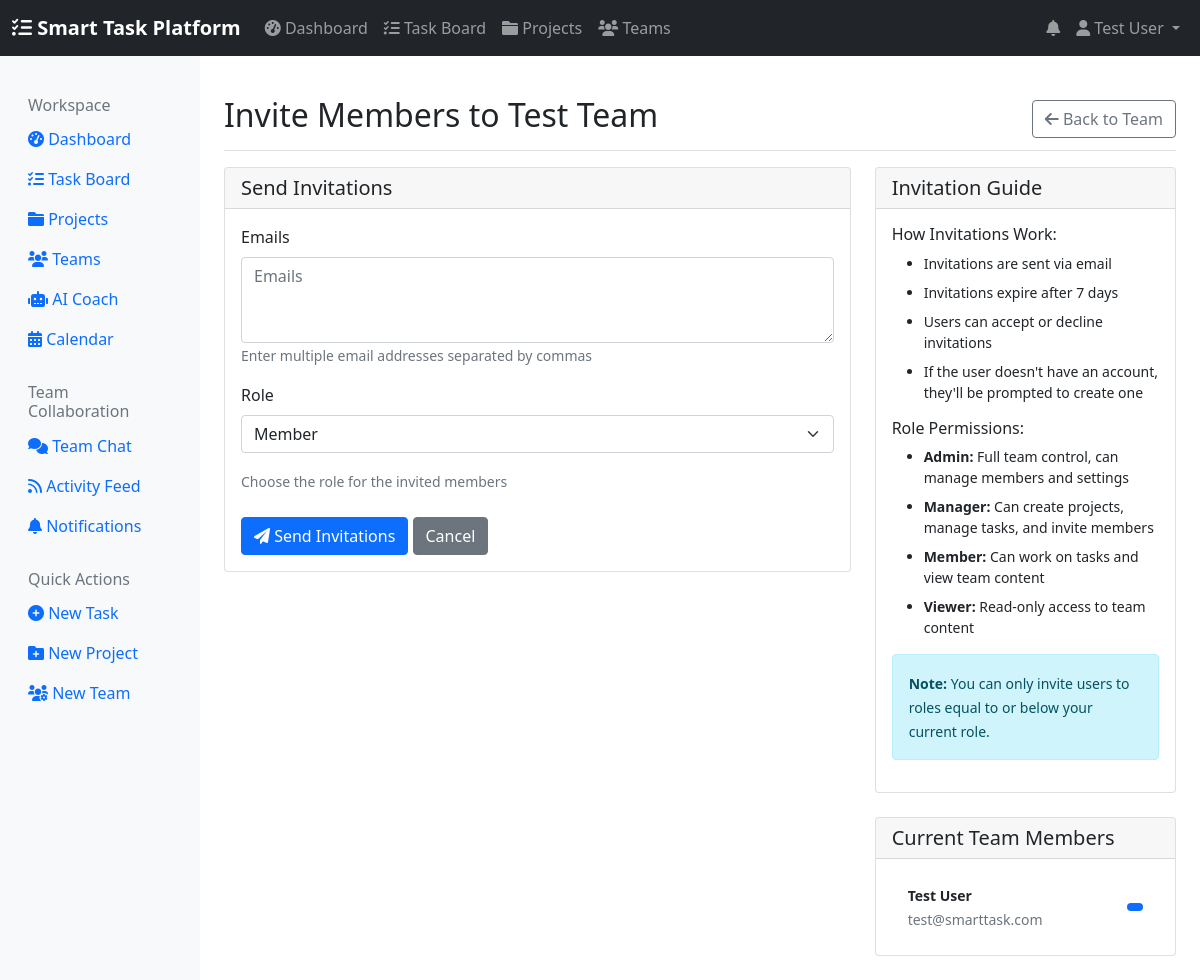
The app's page /users/teams/3/invite/ (signed in) with its own data.
### users/models.py (models this page shows, shortened)
class CustomUser(AbstractUser):
    bio = models.TextField(max_length=500, blank=True)
    phone_number = models.CharField(max_length=15, blank=True)
    job_title = models.CharField(max_length=100, blank=True)
    department = models.CharField(max_length=100, blank=True)
    timezone = TimeZoneField(default='UTC')
    country = CountryField(blank=True)
    avatar = models.ImageField(upload_to='avatars/', blank=True, null=True)
    email_notifications = models.BooleanField(default=True)
    desktop_notifications = models.BooleanField(default=True)
    daily_digest = models.BooleanField(default=True)
    workday_start = models.TimeField(default='09:00')
    workday_end = models.TimeField(default='17:00')
    working_days = models.CharField(
        max_length=13,
        default='monday,tuesday,wednesday,thursday,friday',
        help_text="Comma-separated list of working days"
    )
    ai_task_suggestions = models.BooleanField(default=True)
    ai_time_optimization = models.BooleanField(default=True)

class Team(models.Model):
    name = models.CharField(max_length=100)
    description = models.TextField(blank=True)
    created_by = models.ForeignKey(CustomUser, on_delete=models.CASCADE, related_name='created_teams')
    created_at = models.DateTimeField(auto_now_add=True)
    updated_at = models.DateTimeField(auto_now=True)
    is_public = models.BooleanField(default=False)
    allow_self_join = models.BooleanField(default=False)
    members = models.ManyToManyField(CustomUser, through='TeamMembership', related_name='teams')

### users/views.py (the view)
# urls.py: path('teams/<int:team_id>/invite/', views.team_invite, name='team_invite'),
@login_required
def team_invite(request, team_id):
    team = get_object_or_404(Team, id=team_id)
    membership = get_object_or_404(TeamMembership, team=team, user=request.user)
    if membership.role not in ['admin', 'manager']:
        messages.error(request, 'You do not have permission to invite members to this team.')
        return redirect('team_detail', team_id=team_id)
    if request.method == 'POST':
        form = InvitationForm(request.POST)
        if form.is_valid():
            emails = form.cleaned_data['emails']
            role = form.cleaned_data['role']
            invited_count = 0
            for email in emails:
                if team.members.filter(email=email).exists():
                    messages.warning(request, f'{email} is already a team member.')
                    continue
                existing_invite = Invitation.objects.filter(
                    email=email,
                    team=team,
                    status='pending'
                ).first()
                if existing_invite:
                    messages.warning(request, f'Pending invitation already exists for {email}.')
                    continue
                invitation = Invitation.objects.create(
                    email=email,
                    team=team,
                    invited_by=request.user,
                    token=str(uuid.uuid4()),
                    role=role,
                    expires_at=timezone.now() + timezone.timedelta(days=7)
                )
                send_invitation_email(invitation, request)
                invited_count += 1
            if invited_count > 0:
                messages.success(request, f'Invitations sent to {invited_count} email(s).')
            else:
                messages.warning(request, 'No invitations were sent.')
            return redirect('users:team_detail', team_id=team_id)
    else:
        form = InvitationForm()
    pending_invitations = Invitation.objects.filter(
        team=team,
        status='pending',
        expires_at__gt=timezone.now()
    )
    return render(request, 'users/team_invite.html', {
        'team': team,
        'form': form,
        'pending_invitations': pending_invitations,
    })

### users/forms.py (shortened to what this page needs)
class InvitationForm(forms.ModelForm):
    emails = forms.CharField(
        widget=forms.Textarea(attrs={'rows': 3}),
        help_text="Enter multiple email addresses separated by commas"
    )
    class Meta:
        model = Invitation
        fields = ('emails', 'role')

### templates/users/team_invite.html (shortened to what this page needs)
{% extends 'base.html' %}
{% load django_bootstrap5 %}
{% block content %}
<div class="d-flex justify-content-between flex-wrap flex-md-nowrap align-items-center pt-3 pb-2 mb-3 border-bottom">
    <h1 class="h2">Invite Members to {{ team.name }}</h1>
    <div class="btn-toolbar mb-2 mb-md-0">
        <a href="{% url 'users:team_detail' team.id %}" class="btn btn-outline-secondary">
            <i class="fas fa-arrow-left"></i> Back to Team
        </a>
    </div>
</div>
<div class="row">
    <div class="col-md-8">
        <div class="card">
            <div class="card-header">
                <h5 class="mb-0">Send Invitations</h5>
            </div>
            <div class="card-body">
                <form method="post" action="{% url 'users:team_invite' team.id %}">
                    <div class="mb-3">
                        {% bootstrap_field form.emails %}
                    </div>
                    <div class="mb-3">
                        {% bootstrap_field form.role %}
                        <small class="form-text text-muted">
                            Choose the role for the invited members
                        </small>
                    </div>
                    <div class="mt-4">
                        <button type="submit" class="btn btn-primary">
                            <i class="fas fa-paper-plane"></i> Send Invitations
                        </button>
                        <a href="{% url 'users:team_detail' team.id %}" class="btn btn-secondary">Cancel</a>
                    </div>
                </form>
            </div>
        </div>
    </div>
    <div class="col-md-4">
        <div class="card">
            <div class="card-header">
                <h5 class="mb-0">Invitation Guide</h5>
            </div>
            <div class="card-body">
                <h6>How Invitations Work:</h6>
                <ul class="small">
                    <li class="mb-2">Invitations are sent via email</li>
                    <li class="mb-2">Invitations expire after 7 days</li>
                    <li class="mb-2">Users can accept or decline invitations</li>
                    <li class="mb-2">If the user doesn't have an account, they'll be prompted to create one</li>
                </ul>
                <h6 class="mt-3">Role Permissions:</h6>
                <ul class="small">
                    <li class="mb-2">
                        <strong>Admin:</strong> Full team control, can manage members and settings
                    </li>
                    <li class="mb-2">
                        <strong>Manager:</strong> Can create projects, manage tasks, and invite members
                    </li>
                    <li class="mb-2">
                        <strong>Member:</strong> Can work on tasks and view team content
                    </li>
                    <li class="mb-2">
                        <strong>Viewer:</strong> Read-only access to team content
                    </li>
                </ul>
                <div class="alert alert-info mt-3">
                    <small>
                        <strong>Note:</strong> You can only invite users to roles equal to or below your current role.
                    </small>
                </div>
            </div>
        </div>
        <div class="card mt-4">
            <div class="card-header">
                <h5 class="mb-0">Current Team Members</h5>
            </div>
            <div class="card-body">
                <div class="list-group list-group-flush">
                    {% for member in team.members.all %}
                    <div class="list-group-item d-flex justify-content-between align-items-center py-2">
                        <div>
                            <small class="fw-bold">{{ member.get_full_name|default:member.username }}</small>
                            <br>
                            <small class="text-muted">{{ member.email }}</small>
                        </div>
                        <span class="badge bg-{% if member.team_membership.role == 'admin' %}danger{% elif member.team_membership.role == 'manager' %}warning{% else %}primary{% endif %}">
                        </span>
                    </div>
                    {% endfor %}
                </div>
            </div>
        </div>
    </div>
</div>
{% endblock %}

### templates/base.html (shortened to what this page needs)
<!DOCTYPE html>
<html lang="en">
<head>
    <link href="https://cdn.jsdelivr.net/npm/bootstrap@5.1.3/dist/css/bootstrap.min.css" rel="stylesheet">
    <link href="https://cdnjs.cloudflare.com/ajax/libs/font-awesome/6.0.0/css/all.min.css" rel="stylesheet">
</head>
<body>
    <nav class="navbar navbar-expand-lg navbar-dark bg-dark">
        <div class="container-fluid">
            <a class="navbar-brand" href="{% url 'dashboard' %}">
                <i class="fas fa-tasks"></i> Smart Task Platform
            </a>
            <div class="collapse navbar-collapse" id="navbarNav">
                <ul class="navbar-nav me-auto">
                    <li class="nav-item">
                        <a class="nav-link" href="{% url 'dashboard' %}">
                            <i class="fas fa-tachometer-alt"></i> Dashboard
                        </a>
                    </li>
                    <li class="nav-item">
                        <a class="nav-link" href="{% url 'tasks:task_board' %}">
                            <i class="fas fa-tasks"></i> Task Board
                        </a>
                    </li>
                    <li class="nav-item">
                        <a class="nav-link" href="{% url 'tasks:project_list' %}">
                            <i class="fas fa-folder"></i> Projects
                        </a>
                    </li>
                    <li class="nav-item">
                        <a class="nav-link" href="{% url 'users:team_list' %}">
                            <i class="fas fa-users"></i> Teams
                        </a>
                    </li>
                </ul>
                <ul class="navbar-nav">
                    {% if user.is_authenticated %}
                        <li class="nav-item dropdown">
                            <a class="nav-link position-relative" href="#" id="notificationDropdown" role="button" data-bs-toggle="dropdown">
                                <i class="fas fa-bell"></i>
                            </a>
                        </li>
                        <li class="nav-item dropdown">
                            <a class="nav-link dropdown-toggle" href="#" id="navbarDropdown" role="button" data-bs-toggle="dropdown">
                                <i class="fas fa-user"></i> {{ user.get_full_name|default:user.username }}
                            </a>
                        </li>
                    {% endif %}
                </ul>
            </div>
        </div>
    </nav>
    <div class="container-fluid">
        <div class="row">
            <nav class="col-md-3 col-lg-2 d-md-block sidebar collapse">
                <div class="position-sticky pt-3">
                    <h6 class="sidebar-heading d-flex justify-content-between align-items-center px-3 mt-4 mb-1 text-muted">
                        <span>Workspace</span>
                    </h6>
                    <ul class="nav flex-column">
                        <li class="nav-item">
                            <a class="nav-link {% if request.resolver_match.url_name == 'dashboard' %}active{% endif %}" href="{% url 'dashboard' %}">
                                <i class="fas fa-tachometer-alt"></i>
                                Dashboard
                            </a>
                        </li>
                        <li class="nav-item">
                            <a class="nav-link {% if request.resolver_match.url_name == 'task_board' %}active{% endif %}" href="{% url 'tasks:task_board' %}">
                                <i class="fas fa-tasks"></i>
                                Task Board
                            </a>
                        </li>
                        <li class="nav-item">
                            <a class="nav-link {% if request.resolver_match.url_name == 'project_list' %}active{% endif %}" href="{% url 'tasks:project_list' %}">
                                <i class="fas fa-folder"></i>
                                Projects
                            </a>
                        </li>
                        <li class="nav-item">
                            <a class="nav-link {% if request.resolver_match.url_name == 'team_list' %}active{% endif %}" href="{% url 'users:team_list' %}">
                                <i class="fas fa-users"></i>
                                Teams
                            </a>
                        </li>
                        <li class="nav-item">
                            <a class="nav-link {% if request.resolver_match.url_name == 'ai_suggestions' %}active{% endif %}" href="{% url 'ai_coach:ai_suggestions' %}">
                                <i class="fas fa-robot"></i>
                                AI Coach
                            </a>
                        </li>
                        <li class="nav-item">
                            <a class="nav-link {% if 'calendar' in request.path %}active{% endif %}" href="{% url 'calendar:calendar_view' %}">
                                <i class="fas fa-calendar-alt"></i>
                                Calendar
                            </a>
                        </li>
                    </ul>
                    {% if user.is_authenticated %}
                    <h6 class="sidebar-heading d-flex justify-content-between align-items-center px-3 mt-4 mb-1 text-muted">
                        <span>Team Collaboration</span>
                    </h6>
                    <ul class="nav flex-column">
    <li class="nav-item">
        <a class="nav-link {% if 'team-chat' in request.path %}active{% endif %}"
           href="{% url 'team_chat:chat_home' %}">
            <i class="fas fa-comments"></i>
            Team Chat
        </a>
    </li>
    <li class="nav-item">
        <a class="nav-link {% if 'activity' in request.path %}active{% endif %}"
           href="{% url 'activity_feeds:user_activity_feed' %}">
            <i class="fas fa-rss"></i>
            Activity Feed
        </a>
    </li>
    <li class="nav-item">
        <a class="nav-link {% if 'notifications' in request.path %}active{% endif %}"
           href="{% url 'notifications:notification_list' %}">
            <i class="fas fa-bell"></i>
            Notifications
        </a>
    </li>
</ul>
                    <h6 class="sidebar-heading d-flex justify-content-between align-items-center px-3 mt-4 mb-1 text-muted">
                        <span>Quick Actions</span>
                    </h6>
                    <ul class="nav flex-column">
                        <li class="nav-item">
                            <a class="nav-link" href="{% url 'tasks:create_task' %}">
                                <i class="fas fa-plus-circle"></i>
                                New Task
                            </a>
                        </li>
                        <li class="nav-item">
                            <a class="nav-link" href="{% url 'tasks:create_project' %}">
                                <i class="fas fa-folder-plus"></i>
                                New Project
                            </a>
                        </li>
                        <li class="nav-item">
                            <a class="nav-link" href="{% url 'users:team_create' %}">
                                <i class="fas fa-users-cog"></i>
                                New Team
                            </a>
                        </li>
                    </ul>
                    {% endif %}
                </div>
            </nav>
            <main class="col-md-9 ms-sm-auto col-lg-10 px-md-4 py-4">
                {% block content %}
                {% endblock %}
            </main>
        </div>
    </div>
    <div id="toastContainer" class="toast-container position-fixed top-0 end-0 p-3"></div>
</body>
</html>

### templates/base.html (style rules this page uses)
.sidebar { min-height: 100vh; background-color: #f8f9fa; }
.navbar-brand { font-weight: bold; }

### records on screen
CustomUser: get_full_name "Test User", email "test@smarttask.com"
Team: name "Test Team"
